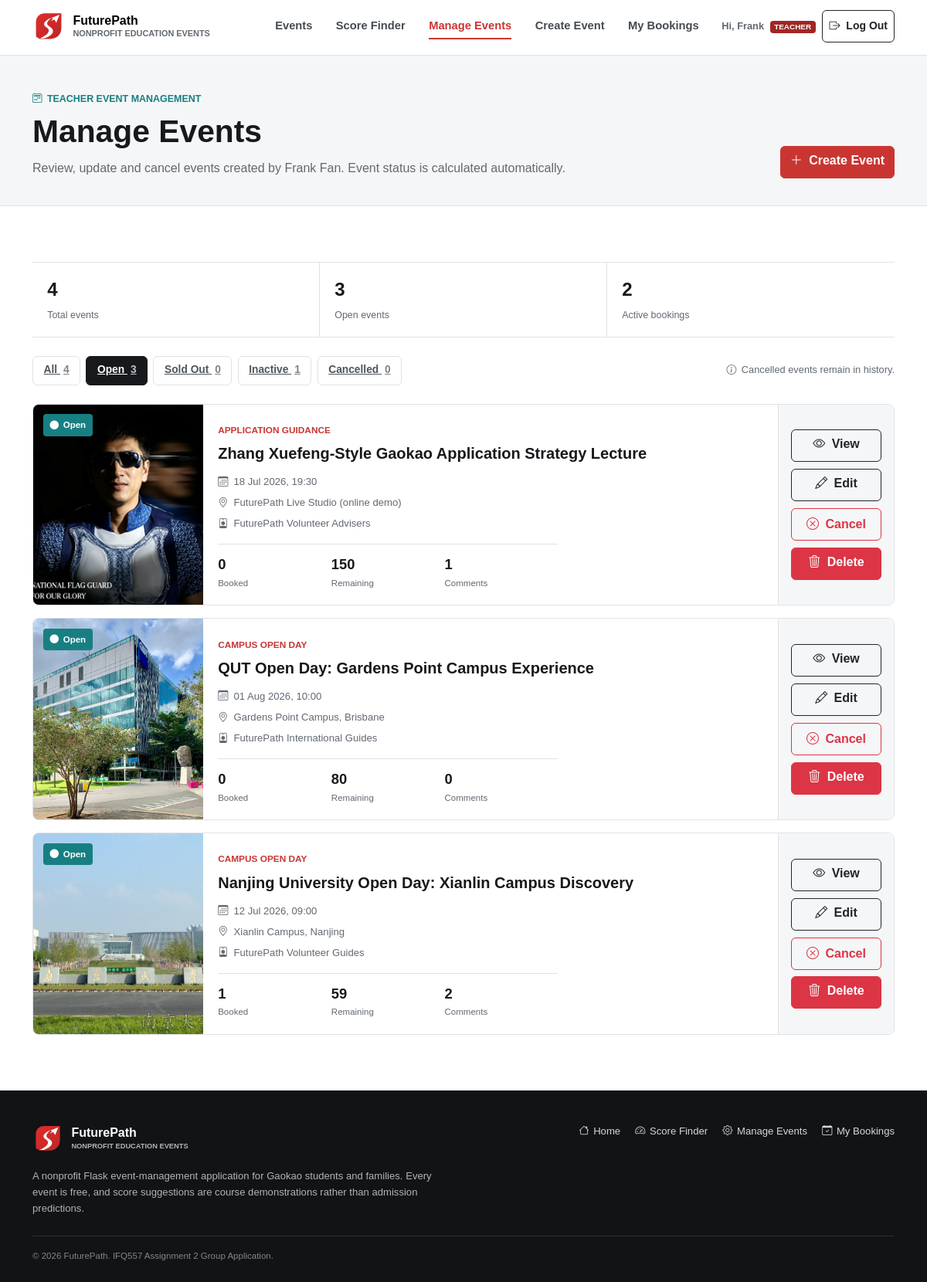
The app's page /events/manage?status=open (signed in) with its own data.
### futurepath/models.py (models this page shows, shortened)
class User(db.Model, UserMixin):
    id = db.Column(db.Integer, primary_key=True)
    first_name = db.Column(db.String(60), nullable=False)
    last_name = db.Column(db.String(60), nullable=False)
    email = db.Column(db.String(120), unique=True, nullable=False, index=True)
    password_hash = db.Column(db.String(255), nullable=False)
    contact_number = db.Column(db.String(30), nullable=False)
    role = db.Column(db.String(20), nullable=False, default="student")
    created_at = db.Column(db.DateTime, nullable=False, default=datetime.now)
    events = db.relationship("Event", back_populates="owner", cascade="all, delete-orphan")
    bookings = db.relationship("Booking", back_populates="user", cascade="all, delete-orphan")
    comments = db.relationship("Comment", back_populates="user", cascade="all, delete-orphan")
    @property
    def full_name(self):
        return f"{self.first_name} {self.last_name}"
    @property
    def is_teacher(self):
        return self.role == "teacher"
    @property
    def role_label(self):
        return "Teacher" if self.is_teacher else "Student"

class Event(db.Model):
    id = db.Column(db.Integer, primary_key=True)
    title = db.Column(db.String(160), nullable=False)
    summary = db.Column(db.String(260), nullable=False)
    description = db.Column(db.Text, nullable=False)
    image_filename = db.Column(db.String(255), nullable=False, default="futurepath-hero.jpg")
    image_is_upload = db.Column(db.Boolean, nullable=False, default=False)
    event_date = db.Column(db.Date, nullable=False, index=True)
    start_time = db.Column(db.Time, nullable=False)
    end_time = db.Column(db.Time, nullable=False)
    venue = db.Column(db.String(180), nullable=False)
    presenter = db.Column(db.String(140), nullable=False)
    capacity = db.Column(db.Integer, nullable=False)
    price = db.Column(db.Numeric(8, 2), nullable=False, default=Decimal("0.00"))
    min_score = db.Column(db.Integer, nullable=False, default=0)
    max_score = db.Column(db.Integer, nullable=False, default=750)
    cancelled = db.Column(db.Boolean, nullable=False, default=False)
    created_at = db.Column(db.DateTime, nullable=False, default=datetime.now)
    updated_at = db.Column(db.DateTime, nullable=False, default=datetime.now, onupdate=datetime.now)
    owner_id = db.Column(db.Integer, db.ForeignKey("user.id"), nullable=False)
    category_id = db.Column(db.Integer, db.ForeignKey("category.id"), nullable=False)
    owner = db.relationship("User", back_populates="events")
    category = db.relationship("Category", back_populates="events")
    bookings = db.relationship("Booking", back_populates="event", cascade="all, delete-orphan")
    comments = db.relationship(
        "Comment",
        back_populates="event",
        cascade="all, delete-orphan",
        order_by="Comment.posted_at.desc()",
    )
    @property
    def booked_quantity(self):
        return sum(booking.quantity for booking in self.bookings if not booking.is_cancelled)
    @property
    def remaining_places(self):
        return max(self.capacity - self.booked_quantity, 0)
    @property
    def status(self):
        if self.cancelled:
            return "Cancelled"
        if self.event_date < date.today():
            return "Inactive"
        if self.remaining_places == 0:
            return "Sold Out"
        return "Open"
    @property
    def status_class(self):
        return self.status.lower().replace(" ", "-")
    @property
    def image_path(self):
        folder = "uploads" if self.image_is_upload else "img"
        return f"{folder}/{self.image_filename}"

class Booking(db.Model):
    __table_args__ = (
        db.UniqueConstraint("user_id", "event_id", name="uq_booking_user_event"),
    )
    id = db.Column(db.Integer, primary_key=True)
    reference = db.Column(db.String(40), unique=True, nullable=False, index=True)
    quantity = db.Column(db.Integer, nullable=False)
    unit_price = db.Column(db.Numeric(8, 2), nullable=False, default=Decimal("0.00"))
    booked_at = db.Column(db.DateTime, nullable=False, default=datetime.now)
    cancelled_at = db.Column(db.DateTime, nullable=True)
    user_id = db.Column(db.Integer, db.ForeignKey("user.id"), nullable=False)
    event_id = db.Column(db.Integer, db.ForeignKey("event.id"), nullable=False)
    user = db.relationship("User", back_populates="bookings")
    event = db.relationship("Event", back_populates="bookings")
    @property
    def is_cancelled(self):
        return self.cancelled_at is not None

class Category(db.Model):
    id = db.Column(db.Integer, primary_key=True)
    name = db.Column(db.String(80), unique=True, nullable=False)
    slug = db.Column(db.String(80), unique=True, nullable=False, index=True)
    events = db.relationship("Event", back_populates="category")

### futurepath/views.py (the view)
@main_bp.route("/events/manage")
@login_required
def manage_events():
    require_teacher()
    status_filter = request.args.get("status", "").strip()
    allowed_statuses = {"open", "sold-out", "inactive", "cancelled"}
    if status_filter not in allowed_statuses:
        status_filter = ""
    statement = (
        db.select(Event)
        .where(Event.owner_id == current_user.id)
        .order_by(Event.updated_at.desc(), Event.event_date.desc())
    )
    all_events = db.session.scalars(statement).all()
    status_counts = {
        status: sum(event.status_class == status for event in all_events)
        for status in allowed_statuses
    }
    managed_events = (
        [event for event in all_events if event.status_class == status_filter]
        if status_filter
        else all_events
    )
    return render_template(
        "manage_events.html",
        events=managed_events,
        total_events=len(all_events),
        open_events=status_counts["open"],
        active_bookings=sum(event.booked_quantity for event in all_events),
        status_counts=status_counts,
        status_filter=status_filter,
        cancel_form=EmptyForm(),
    )

### futurepath/views.py (called while the page is built)
def require_teacher():
    if not current_user.is_teacher:
        abort(403)

### futurepath/templates/manage_events.html (shortened to what this page needs)
{% extends "base.html" %}
{% block content %}
  <section class="page-hero compact">
    <div class="container">
      <div class="management-hero">
        <div>
          <span class="section-kicker"><i class="bi bi-calendar2-week"></i> TEACHER EVENT MANAGEMENT</span>
          <h1>Manage Events</h1>
          <p>Review, update and cancel events created by {{ current_user.full_name }}. Event status is calculated automatically.</p>
        </div>
        <a class="btn btn-primary" href="{{ url_for('main.create_event') }}"><i class="bi bi-plus-lg me-1"></i> Create Event</a>
      </div>
    </div>
  </section>
  <section class="section-space">
    <div class="container">
      <div class="summary-strip" aria-label="Event management summary">
        <div class="summary-item"><strong>{{ total_events }}</strong><span>Total events</span></div>
        <div class="summary-item"><strong>{{ open_events }}</strong><span>Open events</span></div>
        <div class="summary-item"><strong>{{ active_bookings }}</strong><span>Active bookings</span></div>
      </div>
      <div class="management-toolbar">
        <div class="filter-bar" aria-label="Filter managed events by status">
          <a class="filter-btn {{ 'active' if not status_filter }}" href="{{ url_for('main.manage_events') }}">All <span>{{ total_events }}</span></a>
          {% for value, label in [('open', 'Open'), ('sold-out', 'Sold Out'), ('inactive', 'Inactive'), ('cancelled', 'Cancelled')] %}
            <a class="filter-btn {{ 'active' if status_filter == value }}" href="{{ url_for('main.manage_events', status=value) }}">{{ label }} <span>{{ status_counts[value] }}</span></a>
          {% endfor %}
        </div>
        <span class="management-help"><i class="bi bi-info-circle"></i> Cancelled events remain in history.</span>
      </div>
      {% if events %}
        <div class="managed-event-list">
          {% for event in events %}
            <article class="managed-event-record">
              <a class="managed-event-image" href="{{ url_for('main.event_detail', event_id=event.id) }}" aria-label="View {{ event.title }}">
                <img src="{{ url_for('static', filename=event.image_path) }}" alt="">
                <span class="status-badge {{ event.status_class }}"><i class="bi bi-circle-fill"></i> {{ event.status }}</span>
              </a>
              <div class="managed-event-main">
                <span class="event-category">{{ event.category.name|upper }}</span>
                <h2><a href="{{ url_for('main.event_detail', event_id=event.id) }}">{{ event.title }}</a></h2>
                <div class="managed-event-facts">
                  <span><i class="bi bi-calendar3"></i> {{ event.event_date.strftime('%d %b %Y') }}, {{ event.start_time.strftime('%H:%M') }}</span>
                  <span><i class="bi bi-geo-alt"></i> {{ event.venue }}</span>
                  <span><i class="bi bi-person-badge"></i> {{ event.presenter }}</span>
                </div>
                <div class="managed-event-metrics" aria-label="{{ event.title }} statistics">
                  <div><strong>{{ event.booked_quantity }}</strong><span>Booked</span></div>
                  <div><strong>{{ event.remaining_places }}</strong><span>Remaining</span></div>
                  <div><strong>{{ event.comments|length }}</strong><span>Comments</span></div>
                </div>
              </div>
              <div class="managed-event-actions">
                <a class="btn btn-outline-dark" href="{{ url_for('main.event_detail', event_id=event.id) }}"><i class="bi bi-eye me-1"></i> View</a>
                <a class="btn btn-outline-dark" href="{{ url_for('main.edit_event', event_id=event.id) }}"><i class="bi bi-pencil me-1"></i> Edit</a>
                {% if event.status != 'Cancelled' %}
                  <form method="post" action="{{ url_for('main.cancel_event', event_id=event.id) }}">
                    <button class="btn btn-outline-danger" type="submit"><i class="bi bi-x-circle me-1"></i> Cancel</button>
                  </form>
                {% else %}
                  <span class="managed-event-closed"><i class="bi bi-lock"></i> Event cancelled</span>
                {% endif %}
                <a class="btn btn-danger" href="{{ url_for('main.delete_event', event_id=event.id) }}"><i class="bi bi-trash3 me-1"></i> Delete</a>
              </div>
            </article>
          {% endfor %}
        </div>
      {% endif %}
    </div>
  </section>
{% endblock %}

### futurepath/templates/base.html (shortened to what this page needs)
<!doctype html>
<html lang="en">
<head>
  <link href="https://cdn.jsdelivr.net/npm/bootstrap@5.3.8/dist/css/bootstrap.min.css" rel="stylesheet">
  <link rel="stylesheet" href="https://cdn.jsdelivr.net/npm/bootstrap-icons@1.13.1/font/bootstrap-icons.min.css">
  <link rel="stylesheet" href="{{ url_for('static', filename='style/style.css') }}">
</head>
<body>
  <header class="site-header sticky-top">
    <nav class="navbar navbar-expand-lg" aria-label="Main navigation">
      <div class="container">
        <a class="navbar-brand" href="{{ url_for('main.index') }}" aria-label="FuturePath home">
          <span class="brand-mark"><img src="{{ url_for('static', filename='img/futurepath-mark.svg') }}" alt=""></span>
          <span class="brand-copy">FuturePath<small>NONPROFIT EDUCATION EVENTS</small></span>
        </a>
        <div class="collapse navbar-collapse" id="mainNav">
          <ul class="navbar-nav ms-auto align-items-lg-center">
            <li class="nav-item"><a class="nav-link {{ 'active' if request.endpoint == 'main.index' }}" href="{{ url_for('main.index') }}">Events</a></li>
            <li class="nav-item"><a class="nav-link {{ 'active' if request.endpoint == 'main.score_finder' }}" href="{{ url_for('main.score_finder') }}">Score Finder</a></li>
            {% if current_user.is_authenticated and current_user.is_teacher %}
              <li class="nav-item"><a class="nav-link {{ 'active' if request.endpoint in ['main.manage_events', 'main.edit_event', 'main.delete_event'] }}" href="{{ url_for('main.manage_events') }}">Manage Events</a></li>
              <li class="nav-item"><a class="nav-link {{ 'active' if request.endpoint == 'main.create_event' }}" href="{{ url_for('main.create_event') }}">Create Event</a></li>
            {% endif %}
            {% if current_user.is_authenticated %}
              <li class="nav-item"><a class="nav-link {{ 'active' if request.endpoint == 'main.bookings' }}" href="{{ url_for('main.bookings') }}">My Bookings</a></li>
            {% endif %}
          </ul>
          <div class="nav-account ms-lg-3">
            {% if current_user.is_authenticated %}
              <span class="nav-user">Hi, {{ current_user.first_name }} <b class="role-badge {{ current_user.role }}">{{ current_user.role_label }}</b></span>
              <form method="post" action="{{ url_for('auth.logout') }}" class="d-inline">
                <button class="btn btn-outline-dark btn-sm" type="submit"><i class="bi bi-box-arrow-right me-1"></i> Log Out</button>
              </form>
            {% else %}
              <a class="btn btn-outline-dark btn-sm" href="{{ url_for('auth.login') }}">Log In</a>
              <a class="btn btn-primary btn-sm" href="{{ url_for('auth.register') }}">Register</a>
            {% endif %}
          </div>
        </div>
      </div>
    </nav>
  </header>
  <main id="main-content">
    {% block content %}{% endblock %}
  </main>
  <footer class="site-footer">
    <div class="container">
      <div class="row g-4 align-items-start">
        <div class="col-lg-7">
          <div class="footer-brand"><img src="{{ url_for('static', filename='img/futurepath-mark.svg') }}" alt=""><span>FuturePath<small>NONPROFIT EDUCATION EVENTS</small></span></div>
          <p class="footer-copy">A nonprofit Flask event-management application for Gaokao students and families. Every event is free, and score suggestions are course demonstrations rather than admission predictions.</p>
        </div>
        <div class="col-lg-5">
          <div class="footer-links">
            <a class="footer-link" href="{{ url_for('main.index') }}"><i class="bi bi-house"></i> Home</a>
            <a class="footer-link" href="{{ url_for('main.score_finder') }}"><i class="bi bi-speedometer2"></i> Score Finder</a>
            {% if current_user.is_authenticated and current_user.is_teacher %}<a class="footer-link" href="{{ url_for('main.manage_events') }}"><i class="bi bi-gear"></i> Manage Events</a>{% endif %}
            {% if current_user.is_authenticated %}<a class="footer-link" href="{{ url_for('main.bookings') }}"><i class="bi bi-calendar-check"></i> My Bookings</a>{% endif %}
          </div>
        </div>
      </div>
      <div class="footer-bottom">&copy; {{ current_year }} FuturePath. IFQ557 Assignment 2 Group Application.</div>
    </div>
  </footer>
</body>
</html>

### records on screen
User: first_name "Frank", role_label "TEACHER", full_name "Frank Fan"
Event: image_is_upload+image_filename (picture), status "Open", category.name "APPLICATION GUIDANCE", title "Zhang Xuefeng-Style Gaokao Application Strategy Lecture", event_date "18 Jul 2026", start_time "19:30", venue "FuturePath Live Studio (online demo)", presenter "FuturePath Volunteer Advisers", booked_quantity "0", remaining_places "150", comments|length "1"
Event: image_is_upload+image_filename (picture), status "Open", category.name "CAMPUS OPEN DAY", title "QUT Open Day: Gardens Point Campus Experience", event_date "01 Aug 2026", start_time "10:00", venue "Gardens Point Campus, Brisbane", presenter "FuturePath International Guides", booked_quantity "0", remaining_places "80", comments|length "0"
Event: image_is_upload+image_filename (picture), status "Open", category.name "CAMPUS OPEN DAY", title "Nanjing University Open Day: Xianlin Campus Discovery", event_date "12 Jul 2026", start_time "09:00", venue "Xianlin Campus, Nanjing", presenter "FuturePath Volunteer Guides", booked_quantity "1", remaining_places "59", comments|length "2"

### other values on screen
{{ total_events }} "4"
{{ open_events }} "3"
{{ active_bookings }} "2"
{{ label }} "Open" "Sold Out" "Inactive" "Cancelled"
{{ status_counts[value] }} "3" "0" "1" "0"
